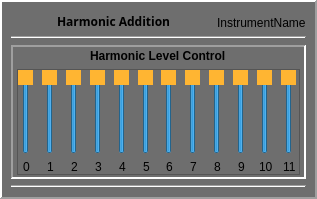
                <widget class="QFrame" name="additiveInstrumentFrame">
                 <property name="sizePolicy">
                  <sizepolicy hsizetype="Maximum" vsizetype="Preferred">
                   <horstretch>0</horstretch>
                   <verstretch>0</verstretch>
                  </sizepolicy>
                 </property>
                 <property name="minimumSize">
                  <size>
                   <width>10</width>
                   <height>0</height>
                  </size>
                 </property>
                 <property name="palette">
                  <palette>
                   <active>
                    <colorrole role="Base">
                     <brush brushstyle="SolidPattern">
                      <color alpha="255">
                       <red>135</red>
                       <green>135</green>
                       <blue>135</blue>
                      </color>
                     </brush>
                    </colorrole>
                    <colorrole role="Window">
                     <brush brushstyle="SolidPattern">
                      <color alpha="255">
                       <red>110</red>
                       <green>110</green>
                       <blue>110</blue>
                      </color>
                     </brush>
                    </colorrole>
                   </active>
                   <inactive>
                    <colorrole role="Base">
                     <brush brushstyle="SolidPattern">
                      <color alpha="255">
                       <red>135</red>
                       <green>135</green>
                       <blue>135</blue>
                      </color>
                     </brush>
                    </colorrole>
                    <colorrole role="Window">
                     <brush brushstyle="SolidPattern">
                      <color alpha="255">
                       <red>110</red>
                       <green>110</green>
                       <blue>110</blue>
                      </color>
                     </brush>
                    </colorrole>
                   </inactive>
                   <disabled>
                    <colorrole role="Base">
                     <brush brushstyle="SolidPattern">
                      <color alpha="255">
                       <red>110</red>
                       <green>110</green>
                       <blue>110</blue>
                      </color>
                     </brush>
                    </colorrole>
                    <colorrole role="Window">
                     <brush brushstyle="SolidPattern">
                      <color alpha="255">
                       <red>110</red>
                       <green>110</green>
                       <blue>110</blue>
                      </color>
                     </brush>
                    </colorrole>
                   </disabled>
                  </palette>
                 </property>
                 <property name="autoFillBackground">
                  <bool>true</bool>
                 </property>
                 <property name="frameShape">
                  <enum>QFrame::Panel</enum>
                 </property>
                 <property name="frameShadow">
                  <enum>QFrame::Raised</enum>
                 </property>
                 <property name="lineWidth">
                  <number>2</number>
                 </property>
                 <layout class="QGridLayout" name="gridLayout_7">
                  <property name="leftMargin">
                   <number>9</number>
                  </property>
                  <property name="topMargin">
                   <number>6</number>
                  </property>
                  <property name="rightMargin">
                   <number>9</number>
                  </property>
                  <property name="bottomMargin">
                   <number>9</number>
                  </property>
                  <item row="0" column="0">
                   <layout class="QHBoxLayout" name="nameHLayout_4">
                    <property name="spacing">
                     <number>6</number>
                    </property>
                    <item>
                     <widget class="QPushButton" name="deleteAdditiveButton">
                      <property name="sizePolicy">
                       <sizepolicy hsizetype="Fixed" vsizetype="Fixed">
                        <horstretch>0</horstretch>
                        <verstretch>0</verstretch>
                       </sizepolicy>
                      </property>
                      <property name="focusPolicy">
                       <enum>Qt::StrongFocus</enum>
                      </property>
                      <property name="text">
                       <string/>
                      </property>
                      <property name="icon">
                       <iconset resource="icons.qrc">
                        <normaloff>:/icons/icons/037-minus.svg</normaloff>:/icons/icons/037-minus.svg</iconset>
                      </property>
                      <property name="iconSize">
                       <size>
                        <width>15</width>
                        <height>15</height>
                       </size>
                      </property>
                      <property name="flat">
                       <bool>true</bool>
                      </property>
                     </widget>
                    </item>
                    <item alignment="Qt::AlignBottom">
                     <widget class="QLabel" name="instrumentNameLabel_4">
                      <property name="sizePolicy">
                       <sizepolicy hsizetype="Preferred" vsizetype="Maximum">
                        <horstretch>0</horstretch>
                        <verstretch>0</verstretch>
                       </sizepolicy>
                      </property>
                      <property name="font">
                       <font>
                        <family>Helvetica World</family>
                        <weight>75</weight>
                        <italic>false</italic>
                        <bold>true</bold>
                        <underline>false</underline>
                       </font>
                      </property>
                      <property name="text">
                       <string>Harmonic Addition</string>
                      </property>
                     </widget>
                    </item>
                    <item>
                     <spacer name="horizontalSpacer_5">
                      <property name="orientation">
                       <enum>Qt::Horizontal</enum>
                      </property>
                      <property name="sizeHint" stdset="0">
                       <size>
                        <width>40</width>
                        <height>20</height>
                       </size>
                      </property>
                     </spacer>
                    </item>
                    <item alignment="Qt::AlignBottom">
                     <widget class="QLabel" name="instrumentNameAdditive">
                      <property name="text">
                       <string>InstrumentName</string>
                      </property>
                     </widget>
                    </item>
                   </layout>
                  </item>
                  <item row="1" column="0">
                   <widget class="Line" name="line_8">
                    <property name="orientation">
                     <enum>Qt::Horizontal</enum>
                    </property>
                   </widget>
                  </item>
                  <item row="2" column="0">
                   <layout class="QVBoxLayout" name="framesVLayout_4">
                    <item>
                     <widget class="QFrame" name="oscillator2Frame_4">
                      <property name="sizePolicy">
                       <sizepolicy hsizetype="Preferred" vsizetype="Expanding">
                        <horstretch>0</horstretch>
                        <verstretch>0</verstretch>
                       </sizepolicy>
                      </property>
                      <property name="frameShape">
                       <enum>QFrame::Panel</enum>
                      </property>
                      <property name="frameShadow">
                       <enum>QFrame::Sunken</enum>
                      </property>
                      <property name="lineWidth">
                       <number>2</number>
                      </property>
                      <layout class="QVBoxLayout" name="verticalLayout_24">
                       <property name="leftMargin">
                        <number>4</number>
                       </property>
                       <property name="topMargin">
                        <number>2</number>
                       </property>
                       <property name="rightMargin">
                        <number>4</number>
                       </property>
                       <property name="bottomMargin">
                        <number>2</number>
                       </property>
                       <item alignment="Qt::AlignHCenter">
                        <widget class="QLabel" name="oscillator2Label_4">
                         <property name="maximumSize">
                          <size>
                           <width>16777215</width>
                           <height>14</height>
                          </size>
                         </property>
                         <property name="font">
                          <font>
                           <weight>75</weight>
                           <bold>true</bold>
                          </font>
                         </property>
                         <property name="text">
                          <string>Harmonic Level Control</string>
                         </property>
                        </widget>
                       </item>
                       <item>
                        <widget class="QFrame" name="slidersFrame">
                         <property name="sizePolicy">
                          <sizepolicy hsizetype="Minimum" vsizetype="Preferred">
                           <horstretch>0</horstretch>
                           <verstretch>0</verstretch>
                          </sizepolicy>
                         </property>
                         <property name="frameShape">
                          <enum>QFrame::StyledPanel</enum>
                         </property>
                         <property name="frameShadow">
                          <enum>QFrame::Raised</enum>
                         </property>
                         <layout class="QHBoxLayout" name="horizontalLayout_2">
                          <property name="leftMargin">
                           <number>0</number>
                          </property>
                          <property name="topMargin">
                           <number>0</number>
                          </property>
                          <property name="rightMargin">
                           <number>0</number>
                          </property>
                          <property name="bottomMargin">
                           <number>0</number>
                          </property>
                          <item>
                           <layout class="QVBoxLayout" name="verticalLayout_39">
                            <item>
                             <widget class="QSlider" name="sliderH0">
                              <property name="styleSheet">
                               <string notr="true">QSlider::handle:vertical {background-color: rgb(255, 181, 50);}</string>
                              </property>
                              <property name="maximum">
                               <number>100</number>
                              </property>
                              <property name="value">
                               <number>100</number>
                              </property>
                              <property name="orientation">
                               <enum>Qt::Vertical</enum>
                              </property>
                              <property name="invertedAppearance">
                               <bool>false</bool>
                              </property>
                              <property name="tickPosition">
                               <enum>QSlider::NoTicks</enum>
                              </property>
                             </widget>
                            </item>
                            <item alignment="Qt::AlignHCenter">
                             <widget class="QLabel" name="sliderLabelH0">
                              <property name="text">
                               <string>0</string>
                              </property>
                             </widget>
                            </item>
                           </layout>
                          </item>
                          <item>
                           <layout class="QVBoxLayout" name="verticalLayout_42">
                            <item>
                             <widget class="QSlider" name="sliderH1">
                              <property name="styleSheet">
                               <string notr="true">QSlider::handle:vertical {background-color: rgb(255, 181, 50);}</string>
                              </property>
                              <property name="maximum">
                               <number>100</number>
                              </property>
                              <property name="value">
                               <number>100</number>
                              </property>
                              <property name="orientation">
                               <enum>Qt::Vertical</enum>
                              </property>
                             </widget>
                            </item>
                            <item alignment="Qt::AlignHCenter">
                             <widget class="QLabel" name="label_29">
                              <property name="text">
                               <string>1</string>
                              </property>
                             </widget>
                            </item>
                           </layout>
                          </item>
                          <item>
                           <layout class="QVBoxLayout" name="verticalLayout_8">
                            <item>
                             <widget class="QSlider" name="sliderH2">
                              <property name="styleSheet">
                               <string notr="true">QSlider::handle:vertical {background-color: rgb(255, 181, 50);}</string>
                              </property>
                              <property name="maximum">
                               <number>100</number>
                              </property>
                              <property name="value">
                               <number>100</number>
                              </property>
                              <property name="orientation">
                               <enum>Qt::Vertical</enum>
                              </property>
                             </widget>
                            </item>
                            <item alignment="Qt::AlignHCenter">
                             <widget class="QLabel" name="label_3">
                              <property name="text">
                               <string>2</string>
                              </property>
                             </widget>
                            </item>
                           </layout>
                          </item>
                          <item>
                           <layout class="QVBoxLayout" name="verticalLayout_33">
                            <item>
                             <widget class="QSlider" name="sliderH3">
                              <property name="styleSheet">
                               <string notr="true">QSlider::handle:vertical {background-color: rgb(255, 181, 50);}</string>
                              </property>
                              <property name="maximum">
                               <number>100</number>
                              </property>
                              <property name="value">
                               <number>100</number>
                              </property>
                              <property name="orientation">
                               <enum>Qt::Vertical</enum>
                              </property>
                             </widget>
                            </item>
                            <item alignment="Qt::AlignHCenter">
                             <widget class="QLabel" name="label_20">
                              <property name="text">
                               <string>3</string>
                              </property>
                             </widget>
                            </item>
                           </layout>
                          </item>
                          <item>
                           <layout class="QVBoxLayout" name="verticalLayout_40">
                            <item>
                             <widget class="QSlider" name="sliderH4">
                              <property name="styleSheet">
                               <string notr="true">QSlider::handle:vertical {background-color: rgb(255, 181, 50);}</string>
                              </property>
                              <property name="maximum">
                               <number>100</number>
                              </property>
                              <property name="value">
                               <number>100</number>
                              </property>
                              <property name="orientation">
                               <enum>Qt::Vertical</enum>
                              </property>
                             </widget>
                            </item>
                            <item alignment="Qt::AlignHCenter">
                             <widget class="QLabel" name="label_27">
                              <property name="text">
                               <string>4</string>
                              </property>
                             </widget>
                            </item>
                           </layout>
                          </item>
                          <item>
                           <layout class="QVBoxLayout" name="verticalLayout_34">
                            <item>
                             <widget class="QSlider" name="sliderH5">
                              <property name="styleSheet">
                               <string notr="true">QSlider::handle:vertical {background-color: rgb(255, 181, 50);}</string>
                              </property>
                              <property name="maximum">
                               <number>100</number>
                              </property>
                              <property name="value">
                               <number>100</number>
                              </property>
                              <property name="orientation">
                               <enum>Qt::Vertical</enum>
                              </property>
                             </widget>
                            </item>
                            <item alignment="Qt::AlignHCenter">
                             <widget class="QLabel" name="label_21">
                              <property name="text">
                               <string>5</string>
                              </property>
                             </widget>
                            </item>
                           </layout>
                          </item>
                          <item>
                           <layout class="QVBoxLayout" name="verticalLayout_35">
                            <item>
                             <widget class="QSlider" name="sliderH6">
                              <property name="styleSheet">
                               <string notr="true">QSlider::handle:vertical {background-color: rgb(255, 181, 50);}</string>
                              </property>
                              <property name="maximum">
                               <number>100</number>
                              </property>
                              <property name="value">
                               <number>100</number>
                              </property>
                              <property name="orientation">
                               <enum>Qt::Vertical</enum>
                              </property>
                             </widget>
                            </item>
                            <item alignment="Qt::AlignHCenter">
                             <widget class="QLabel" name="label_22">
                              <property name="text">
                               <string>6</string>
                              </property>
                             </widget>
                            </item>
                           </layout>
                          </item>
                          <item>
                           <layout class="QVBoxLayout" name="verticalLayout_41">
                            <item>
                             <widget class="QSlider" name="sliderH7">
                              <property name="styleSheet">
                               <string notr="true">QSlider::handle:vertical {background-color: rgb(255, 181, 50);}</string>
                              </property>
                              <property name="maximum">
                               <number>100</number>
                              </property>
                              <property name="value">
                               <number>100</number>
                              </property>
                              <property name="orientation">
                               <enum>Qt::Vertical</enum>
                              </property>
                             </widget>
                            </item>
                            <item alignment="Qt::AlignHCenter">
                             <widget class="QLabel" name="label_28">
                              <property name="text">
                               <string>7</string>
                              </property>
                             </widget>
                            </item>
                           </layout>
                          </item>
                          <item>
                           <layout class="QVBoxLayout" name="verticalLayout_36">
                            <item>
                             <widget class="QSlider" name="sliderH8">
                              <property name="styleSheet">
                               <string notr="true">QSlider::handle:vertical {background-color: rgb(255, 181, 50);}</string>
                              </property>
                              <property name="maximum">
                               <number>100</number>
                              </property>
                              <property name="value">
                               <number>100</number>
                              </property>
                              <property name="orientation">
                               <enum>Qt::Vertical</enum>
                              </property>
                             </widget>
                            </item>
                            <item alignment="Qt::AlignHCenter">
                             <widget class="QLabel" name="label_23">
                              <property name="text">
                               <string>8</string>
                              </property>
                             </widget>
                            </item>
                           </layout>
                          </item>
                          <item>
                           <layout class="QVBoxLayout" name="verticalLayout_37">
                            <item>
                             <widget class="QSlider" name="sliderH9">
                              <property name="styleSheet">
                               <string notr="true">QSlider::handle:vertical {background-color: rgb(255, 181, 50);}</string>
                              </property>
                              <property name="maximum">
                               <number>100</number>
                              </property>
                              <property name="value">
                               <number>100</number>
                              </property>
                              <property name="orientation">
                               <enum>Qt::Vertical</enum>
                              </property>
                             </widget>
                            </item>
                            <item alignment="Qt::AlignHCenter">
                             <widget class="QLabel" name="label_24">
                              <property name="text">
                               <string>9</string>
                              </property>
                             </widget>
                            </item>
                           </layout>
                          </item>
                          <item>
                           <layout class="QVBoxLayout" name="verticalLayout_38">
                            <item>
                             <widget class="QSlider" name="sliderH10">
                              <property name="styleSheet">
                               <string notr="true">QSlider::handle:vertical {background-color: rgb(255, 181, 50);}</string>
                              </property>
                              <property name="maximum">
                               <number>100</number>
                              </property>
                              <property name="value">
                               <number>100</number>
                              </property>
                              <property name="orientation">
                               <enum>Qt::Vertical</enum>
                              </property>
                             </widget>
                            </item>
                            <item alignment="Qt::AlignHCenter">
                             <widget class="QLabel" name="label_25">
                              <property name="text">
                               <string>10</string>
                              </property>
                             </widget>
                            </item>
                           </layout>
                          </item>
                          <item>
                           <layout class="QVBoxLayout" name="verticalLayout_3">
                            <item>
                             <widget class="QSlider" name="sliderH11">
                              <property name="styleSheet">
                               <string notr="true">QSlider::handle:vertical {background-color: rgb(255, 181, 50);}</string>
                              </property>
                              <property name="maximum">
                               <number>100</number>
                              </property>
                              <property name="pageStep">
                               <number>10</number>
                              </property>
                              <property name="value">
                               <number>100</number>
                              </property>
                              <property name="orientation">
                               <enum>Qt::Vertical</enum>
                              </property>
                             </widget>
                            </item>
                            <item alignment="Qt::AlignHCenter">
                             <widget class="QLabel" name="label_2">
                              <property name="sizePolicy">
                               <sizepolicy hsizetype="Minimum" vsizetype="Maximum">
                                <horstretch>0</horstretch>
                                <verstretch>0</verstretch>
                               </sizepolicy>
                              </property>
                              <property name="text">
                               <string>11</string>
                              </property>
                             </widget>
                            </item>
                           </layout>
                          </item>
                         </layout>
                        </widget>
                       </item>
                      </layout>
                     </widget>
                    </item>
                    <item>
                     <widget class="Line" name="line_9">
                      <property name="orientation">
                       <enum>Qt::Horizontal</enum>
                      </property>
                     </widget>
                    </item>
                   </layout>
                  </item>
                 </layout>
                </widget>
